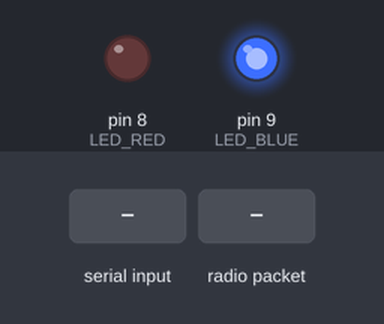
The sketch below on a simulated Arduino Leonardo, built with avr-gcc and run on an emulated ATmega32U4. Parts: output pins drawn as LEDs (lit = HIGH). Inputs (shaded band) come from the test bench. No radio packets arrive unless stated; what the sketch prints to the serial monitor is not drawn.

Above: at 1.5 s.
1.6 s: "H90\n" received over Serial
At 3.0 s:
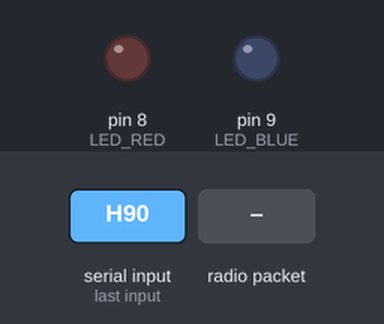
3.3 s: radio packet "999" arrives
At 4.2 s:
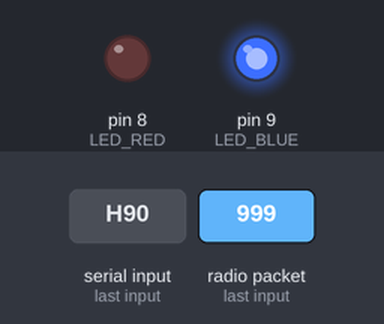
4.8 s: radio packet "5" arrives
At 5.4 s:
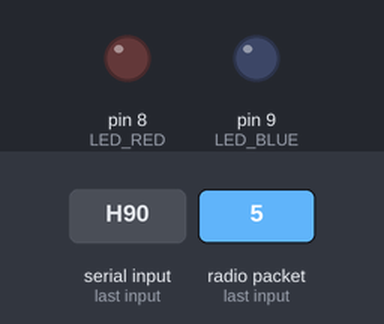
6.3 s: radio packet "90" arrives
At 7.5 s:
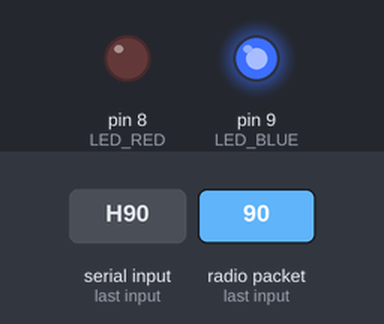
7.8 s: "B90\n" received over Serial
At 9.0 s:
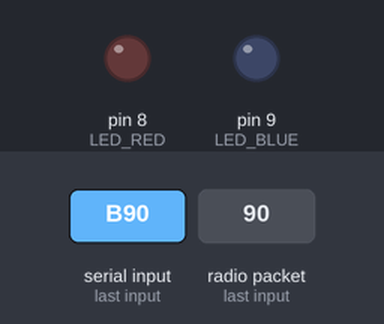
Timing chart, 0 to 10.3 s (numbered marks = the images above; inputs shaded):
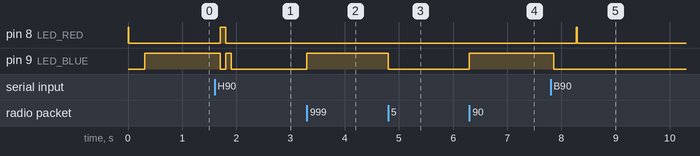

The sketch:

PhixelController_V1_DebugServer.ino
```cpp
#include <SPI.h>
#include <RH_NRF24.h>

//Define Pins
const int LED_RED = 8;
const int LED_BLUE = 9;
const int CE = 11;
const int CSN = 7;

String inString = "";         // a string to hold incoming data

//Define Init Wireless
RH_NRF24 nrf24(CE, CSN);// For Leonardo, need explicit SS pin
int ballId = 00; // 0..255  (0x00 - 0xFF)
int ballYpos = 00; // 0..65535 (0x0000 - 0xFFFF)
const int BALL_MASK = 0xFF00; //meaning we shift-left by 8, we don't actually need to use the mask...
const int HEIGHT_MASK = 0x00FF;

//Define Serial
String inputballID = "";
String inputballYpos = "";
boolean stringComplete = false;
int incomingByte;

void setup()
{
  pinMode(LED_RED, OUTPUT);
  pinMode(LED_BLUE, OUTPUT);

  Serial.begin(9600);
  digitalWrite(LED_RED, HIGH);
  while (!Serial); // wait for serial port to connect. Needed for Leonardo only
  digitalWrite(LED_RED, LOW);
  delay(300);

  if (!nrf24.init()) {
    Serial.println("init failed");
    digitalWrite(LED_RED, HIGH);
  }
  // Defaults after init are 2.402 GHz (channel 2), 2Mbps, 0dBm
  if (!nrf24.setChannel(1)) {
    Serial.println("setChannel failed");
    digitalWrite(LED_RED, HIGH);
  }
  if (!nrf24.setRF(RH_NRF24::DataRate2Mbps, RH_NRF24::TransmitPower0dBm)) {
    Serial.println("setRF failed");
    digitalWrite(LED_RED, HIGH);
  }
  digitalWrite(LED_BLUE, HIGH);
  Serial.println("PHIXEL CONTROLLER LIVE, CONNECT TO SERVER");

}

void loop()
{

  if (nrf24.available())
  {
    // Should be a message for us now
    uint8_t buf[RH_NRF24_MAX_MESSAGE_LEN];
    uint8_t len = sizeof(buf);
    if (nrf24.recv(buf, &len))
    {
      //NRF24::printBuffer("request: ", buf, len);
      if (*(int*)buf == 999){
        Serial.println();
        Serial.print("PHIXEL CAP: ");
      } else {
        Serial.print(" | ");
        Serial.print(*(int*)buf);

//        Serial.print(*(int*)buf);
      }
      digitalWrite(LED_BLUE, !digitalRead(LED_BLUE));
      delay(20);

      // Send a reply
      uint8_t data[] = "Recieved";
      nrf24.send(data, sizeof(data));
      nrf24.waitPacketSent();
//      Serial.println("                --> :)");
    }
    else
    {
      Serial.println("recv failed");
      digitalWrite(LED_RED, !digitalRead(LED_RED));
    }
  }

//  while (Serial.available() > 0) {
//    int inChar = Serial.read();
//    if (isDigit(inChar)) {
//      // convert the incoming byte to a char
//      // and add it to the string:
//      inString += (char)inChar;
//    }
//    // if you get a newline, print the string,
//    // then the string's value:
//    if (inChar == '\n') {
//      Serial.print("Move Phixel to: ");
//      Serial.println(inString.toInt());
//      RF_Send(01, inString.toInt() );
//      // clear the string for new input:
//      inString = "";
//    }
//  }

  //READ FROM SERVER
  if (Serial.available() > 0) {
    serialEvent();
  }


}


//WIELESS PROTOCOL

/**
 * ball id can be between 0 and 255, target height between 0 and 65535
 */
uint16_t getCombinedCode(int ballId, int targetHeight) {
  uint16_t codeToSend = (ballId * 256 + targetHeight);
  return codeToSend;
}

int getBallIdFromCombinedCode(int irCode) {
  return irCode >> 8;
}

int getHeightFromCombinedCode(int irCode) {
  return irCode && HEIGHT_MASK;
}

void RF_Send( int ballId, int yPos ) {

  //  uint16_t codetoSend = getCombinedCode(ballId,ballYpos);
  //  uint8_t data[] = (uint8_t*)&thing;

  int thedata = yPos;

  nrf24.send((uint8_t*)&thedata, sizeof(thedata));
  nrf24.waitPacketSent();
  digitalWrite(LED_BLUE, !digitalRead(LED_BLUE));
  delay(10);

  // Now wait for a reply
  uint8_t buf[RH_NRF24_MAX_MESSAGE_LEN];
  uint8_t len = sizeof(buf);

  if (nrf24.waitAvailableTimeout(400))
  {
    // Should be a reply message for us now
    if (nrf24.recv(buf, &len)) {
      digitalWrite(LED_BLUE, HIGH);
      digitalWrite(LED_RED, LOW);

    } else {
      digitalWrite(LED_RED, HIGH);
      digitalWrite(LED_BLUE, LOW);
    }
  } else {
    digitalWrite(LED_RED, HIGH);
    digitalWrite(LED_BLUE, LOW);
  }
  delay(20);
  digitalWrite(LED_BLUE, LOW);
  digitalWrite(LED_RED, LOW);
}


void serialEvent() {
     incomingByte = Serial.read();

     // Initialize message from Server:
    if (incomingByte == 'H') {
       digitalWrite(LED_BLUE, HIGH);
       Serial.println("< - - - - - - CONNECTED TO SERVER - - - - - - >");
       delay(100);
       digitalWrite(LED_BLUE, LOW);
       digitalWrite(LED_RED, HIGH);
       delay(100);
       digitalWrite(LED_RED, LOW);
       digitalWrite(LED_BLUE, HIGH);
       delay(100);
       digitalWrite(LED_BLUE, LOW);

    }

    // if it's an L (ASCII 76) turn off the LED:
//    if (incomingByte == 'L')
//      analogWrite(ledPin, 0);


    if (incomingByte == 'B'){
      int i = 0;
      while(i<3){
        char inChar = (char)Serial.read();
        if(inChar != 0)
          inputballID += inChar;
        i++;
      }
      while(i<6){
        char inChar = (char)Serial.read();
        inputballYpos += inChar;
        i++;
      }

      ballId = inputballID.toInt();
      ballYpos = inputballYpos.toInt();
      Serial.print("Move Phixel to: ");
      Serial.println(ballYpos);

      RF_Send(ballId,ballYpos);
      inputballID = "";
      inputballYpos = "";
    }


}
```

Measured:
- after the input at 1.6 s, pin 8 (LED_RED): LOW → HIGH after 0.10 s, → LOW 0.10 s later; pin 9 (LED_BLUE): HIGH → LOW after 0.10 s, → HIGH 0.10 s later, → LOW 0.10 s later
- after the input at 3.3 s, pin 9 (LED_BLUE): LOW → HIGH at once
- after the input at 4.8 s, pin 9 (LED_BLUE): HIGH → LOW at once
- after the input at 6.3 s, pin 9 (LED_BLUE): LOW → HIGH at once
- after the input at 7.8 s, pin 8 (LED_RED): LOW → HIGH after 0.47 s, → LOW 0.02 s later; pin 9 (LED_BLUE): HIGH → LOW after 0.06 s
